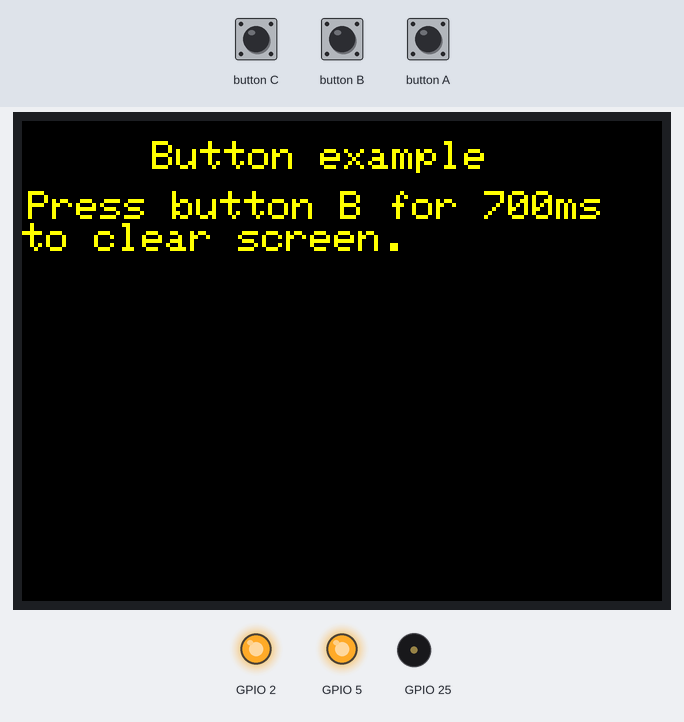
Recording of a sketch running on a simulated ESP32. Shown: 320×240 colour display, output pins drawn as LEDs (lit = HIGH), buzzer (waves = sounding). Inputs (shaded band) come from the test bench.

Above: at 1.4 s.
1.5 s: button C pressed for 1 s
At 3.7 s:
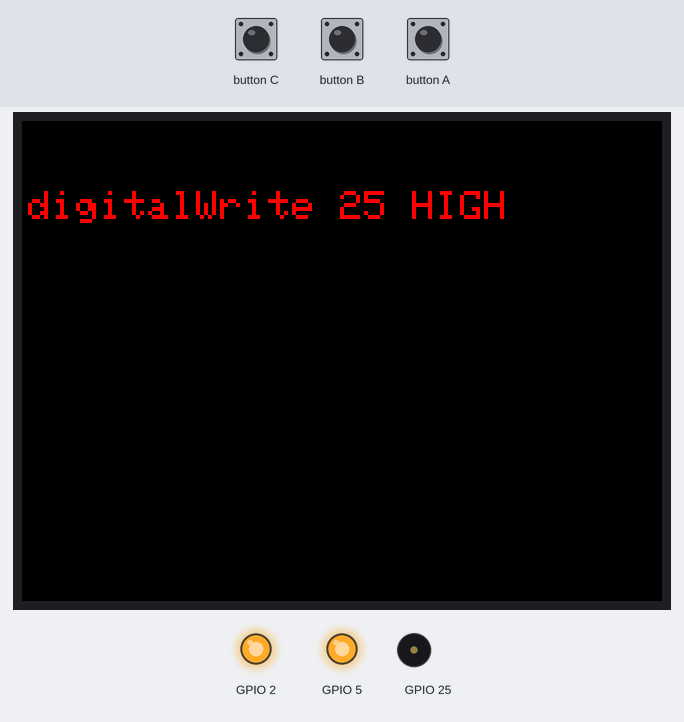
4.0 s: button B pressed for 0.15 s
At 4.15 s:
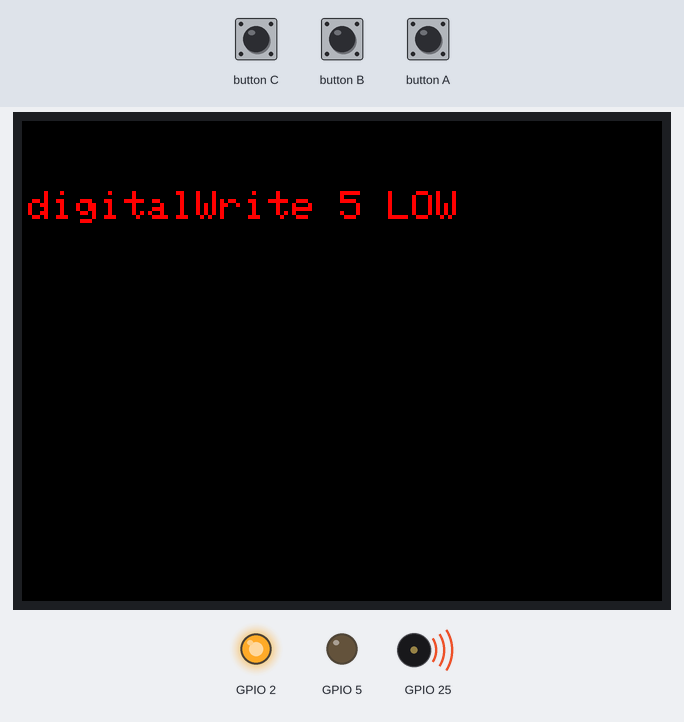
5.7 s: button A pressed for 0.15 s
At 7.1 s:
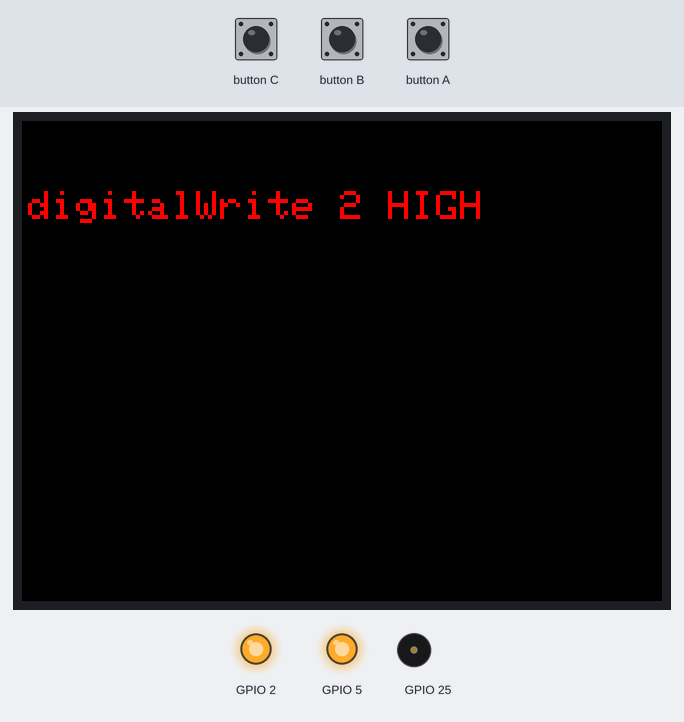
7.4 s: button B pressed for 1 s
At 8.2 s:
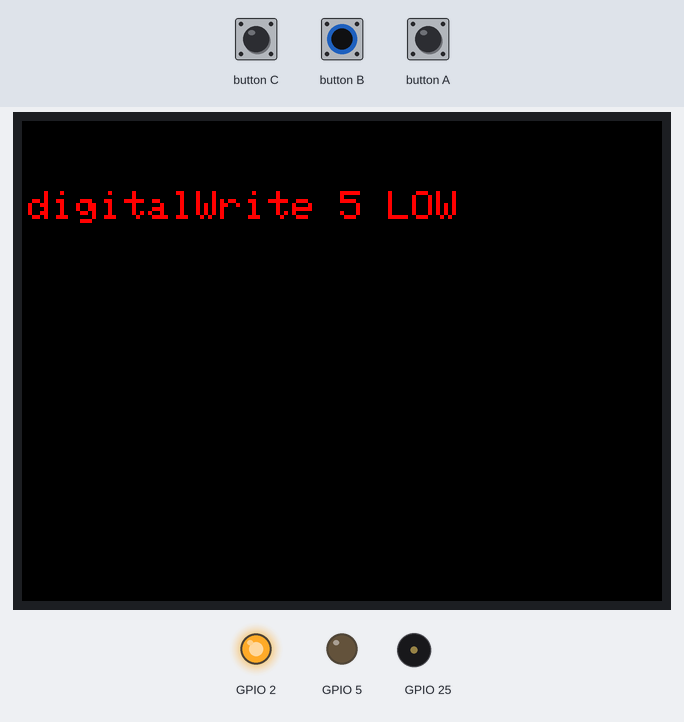
9.9 s: button A pressed for 1 s
At 10.7 s:
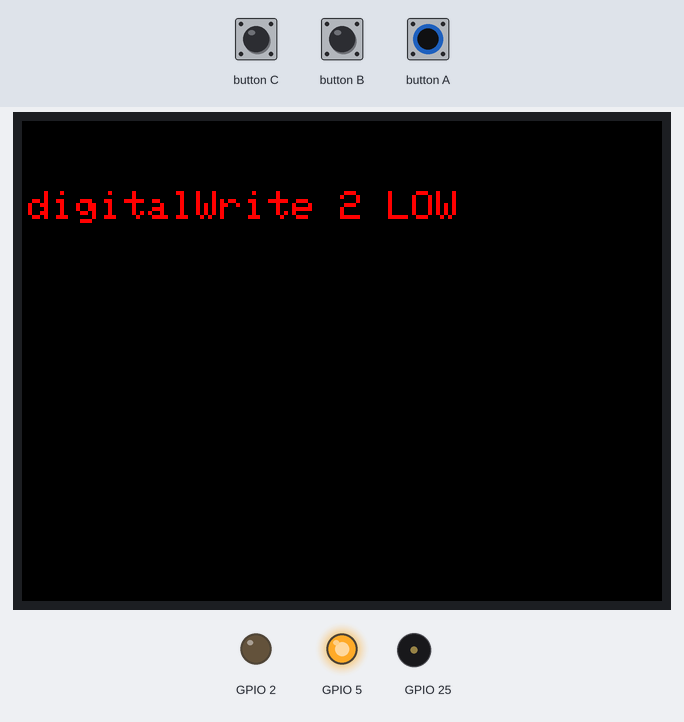
12.4 s: button A pressed for 3.2 s
At 16.4 s:
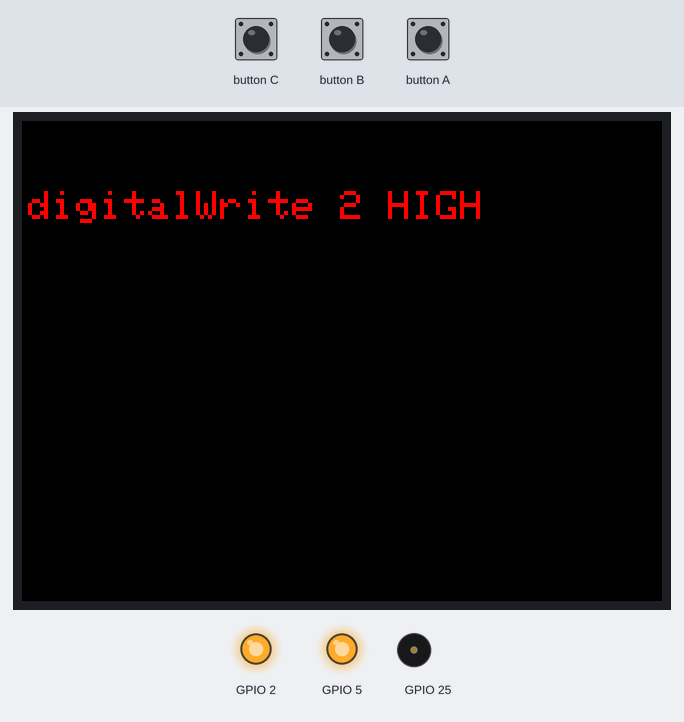
Timing chart, 0 to 17.9 s (numbered marks = the images above; inputs shaded):
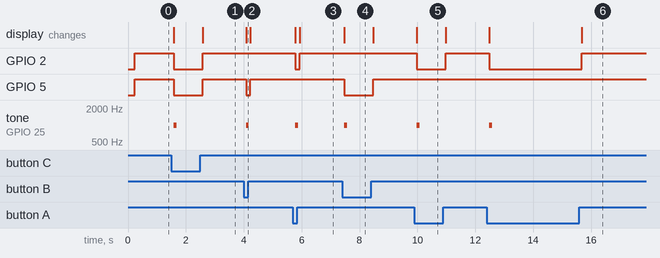

Measured:
- after the input at 1.5 s, GPIO 2, GPIO 5: HIGH → LOW after 0.08 s, → HIGH 1.0 s later; tone on GPIO 25: silent → 1000 Hz after 0.08 s, → silent 0.10 s later; the display: first changes after 0.08 s (image 1 shows a later state)
- after the input at 4.0 s, GPIO 5: HIGH → LOW after 0.08 s, → HIGH 0.15 s later; tone on GPIO 25: silent → 1000 Hz after 0.08 s, → silent 0.10 s later; the display: changes after 0.08 s (image 2)
- after the input at 5.7 s, GPIO 2: HIGH → LOW after 0.08 s, → HIGH 0.15 s later; tone on GPIO 25: silent → 1000 Hz after 0.08 s, → silent 0.10 s later; the display: first changes after 0.08 s (image 3 shows a later state)
- after the input at 7.4 s, GPIO 5: HIGH → LOW after 0.08 s, → HIGH 1.0 s later; tone on GPIO 25: silent → 1000 Hz after 0.08 s, → silent 0.10 s later; the display: changes after 0.08 s (image 4)
- after the input at 9.9 s, GPIO 2: HIGH → LOW after 0.08 s, → HIGH 1.0 s later; tone on GPIO 25: silent → 1000 Hz after 0.08 s, → silent 0.10 s later; the display: changes after 0.08 s (image 5)
- after the input at 12.4 s, GPIO 2: HIGH → LOW after 0.08 s, → HIGH 3.2 s later; tone on GPIO 25: silent → 1000 Hz after 0.08 s, → silent 0.10 s later; the display: first changes after 0.08 s (image 6 shows a later state)

The sketch:

MTbuttom_test.ino
```cpp
/*
    Name:       button.ino
    Created:    2020-09-14
    Author:     Kuni-YOshi
*/

#include <M5Stack.h>
// The setup() function runs once each time the micro-controller starts
void setup() {
  // init lcd, serial, but don't init sd card
  M5.begin(true, false, true);

  /*
    Power chip connected to gpio21, gpio22, I2C device
    Set battery charging voltage and current
    If used battery, please call this function in your project
  */
  M5.Power.begin();

  M5.Lcd.clear(BLACK);
  M5.Lcd.setTextColor(YELLOW);
  M5.Lcd.setTextSize(2);
  M5.Lcd.setCursor(65, 10);
  M5.Lcd.println("Button example");
  M5.Lcd.setCursor(3, 35);
  M5.Lcd.println("Press button B for 700ms");
  M5.Lcd.println("to clear screen.");
  M5.Lcd.setTextColor(RED);

  pinMode(2, OUTPUT);
  pinMode(5, OUTPUT);
  digitalWrite(2, HIGH);
  digitalWrite(5, HIGH);

}

// Add the main program code into the continuous loop() function
void loop() {
  // update button state
  M5.update();M5.Lcd.setCursor(3, 35);

  // if you want to use Releasefor("was released for"), use .wasReleasefor(int time) below
  if (M5.BtnA.wasPressed()) {

    M5.Lcd.clear(BLACK);M5.Lcd.println("digitalWrite 2 LOW");
    digitalWrite(2, LOW);
    M5.Speaker.beep(); //beep
  } else if (M5.BtnA.wasReleased()) {
    M5.Lcd.clear(BLACK);M5.Lcd.println("digitalWrite 2 HIGH");
    digitalWrite(2, HIGH);
  }

  else if (M5.BtnB.wasPressed()) {

    M5.Lcd.clear(BLACK);M5.Lcd.println("digitalWrite 5 LOW");
    digitalWrite(5, LOW);
    M5.Speaker.beep(); //beep
  } else if (M5.BtnB.wasReleased()) {
    M5.Lcd.clear(BLACK);M5.Lcd.println("digitalWrite 5 HIGH");
    digitalWrite(5, HIGH);
  }

   else if (M5.BtnC.wasPressed()) {


    M5.Lcd.clear(BLACK);M5.Lcd.println("digitalWrite 25 LOW");
    digitalWrite(2, LOW); digitalWrite(5, LOW);
    M5.Speaker.beep(); //beep
  } else if (M5.BtnC.wasReleased()) {
    M5.Lcd.clear(BLACK);M5.Lcd.println("digitalWrite 25 HIGH");
    digitalWrite(2, HIGH); digitalWrite(5, HIGH);
  }
}
```
